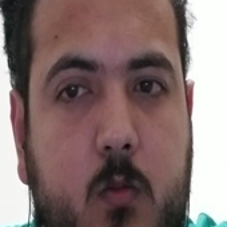
#> input picture datasets/complete_drowsiness/Drowsy/drowsy_0003.png, 227 x 227 px; its folder holds only this picture in this run
$ python check_model.py
#> lines starting #> are read from the running program, lines starting #| are printed output that depends on the picture
# data_diagnostic.py
import os
import cv2
import numpy as np
import glob
import matplotlib.pyplot as plt
from sklearn.model_selection import train_test_split
from sklearn.svm import SVC
from sklearn.metrics import accuracy_score
import warnings
warnings.filterwarnings('ignore')

def analyze_dataset(dataset_path):
    """Analyze the dataset for potential issues"""
#> called with dataset_path = 'datasets/complete_drowsiness'

    classes = ["Drowsy", "Non_Drowsy", "Yawning"]

    print("🔍 ANALYZING DATASET...")
    print("="*50)

    all_features = []
    all_labels = []

    for i, cls in enumerate(classes):
        cls_path = os.path.join(dataset_path, cls)
        if not os.path.exists(cls_path):
            print(f"❌ {cls} folder not found!")
            continue

        images = glob.glob(os.path.join(cls_path, "*.jpg")) + glob.glob(os.path.join(cls_path, "*.png"))
        print(f"\n📊 {cls}: {len(images)} images")

        # Analyze sample images
        sample_images = images[:10]
        brightness_values = []
        contrast_values = []

        for img_path in sample_images:
            img = cv2.imread(img_path)
#> img is the input picture: shape (227, 227, 3); mean B, G, R 113.2, 115, 135.2
            if img is None:
                print(f"  ⚠️ Corrupted: {os.path.basename(img_path)}")
                continue

            # Convert to grayscale
            gray = cv2.cvtColor(img, cv2.COLOR_BGR2GRAY)
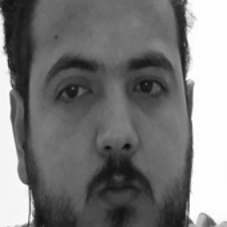
#> gray: shape (227, 227); min 9, max 255, mean 120.9

            # Calculate brightness and contrast
            brightness = np.mean(gray)
#> brightness = 120.9
            contrast = np.std(gray)
#> contrast = 72.21

            brightness_values.append(brightness)
            contrast_values.append(contrast)

            # Extract simple features (for analysis only)
            hist = cv2.calcHist([gray], [0], None, [32], [0, 256])
#> hist = 32 values, max 7589 at index 31, min 0 at index 0, mean 1610.3
            hist = hist.flatten()
            all_features.append(hist)
            all_labels.append(i)

        if brightness_values:
            print(f"  • Avg brightness: {np.mean(brightness_values):.1f}")
#|   • Avg brightness: 120.9
            print(f"  • Avg contrast: {np.mean(contrast_values):.1f}")
#|   • Avg contrast: 72.2
            print(f"  • Brightness range: {min(brightness_values):.1f}-{max(brightness_values):.1f}")
#|   • Brightness range: 120.9-120.9

    # Check if classes are separable with simple features
    if len(all_features) > 0:
        print("\n" + "="*50)
        print("🎯 TESTING CLASS SEPARABILITY")
        print("="*50)

        X = np.array(all_features)
        y = np.array(all_labels)

        # Simple train/test split
#> (the run stopped early here; a loop or call above may not have finished)
